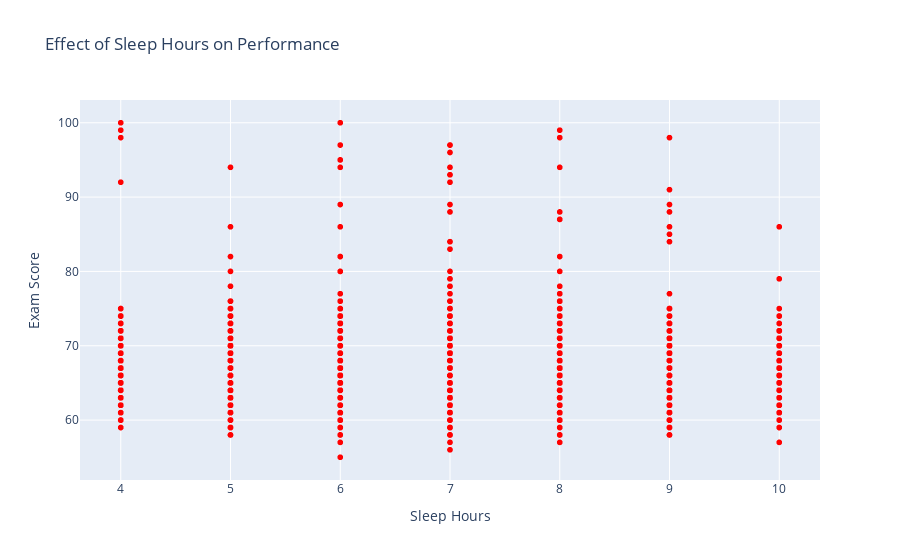

The cell this chart's notebook holds for it:
### Code cell
fig = px.scatter(stdDataOriginal, 
x='Sleep_Hours',  y='Exam_Score', 
title="Effect of Sleep Hours on Performance", 
labels={'Sleep_Hours': 'Sleep Hours', 'Exam_Score': 'Exam Score'}, 
template="plotly",
color_discrete_sequence=['red'])
fig.show()

### Figure 1 — Plotly figure (JSON) as saved in the notebook; plotly's stock layout.template omitted (floating-point values rounded to 4 significant figures; data arrays with more than 128 entries replaced by an {"elided": "..."} marker saying what was removed)
{"data": [{"hovertemplate": "Sleep Hours=%{x}<br>Exam Score=%{y}<extra></extra>", "legendgroup": "", "marker": {"color": "red", "symbol": "circle"}, "mode": "markers", "name": "", "showlegend": false, "type": "scattergl", "x": {"elided": "6607 int values"}, "xaxis": "x", "y": {"elided": "6607 int values"}, "yaxis": "y"}], "layout": {"autosize": true, "legend": {"tracegroupgap": 0}, "title": {"text": "Effect of Sleep Hours on Performance"}, "xaxis": {"anchor": "y", "autorange": true, "domain": [0, 1], "range": [3.637, 10.36], "title": {"text": "Sleep Hours"}, "type": "linear"}, "yaxis": {"anchor": "x", "autorange": true, "domain": [0, 1], "range": [51.29, 103.7], "title": {"text": "Exam Score"}, "type": "linear"}}}
